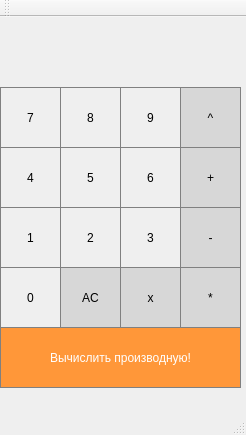
<?xml version="1.0" encoding="UTF-8"?>
<ui version="4.0">
 <class>MainWindow</class>
 <widget class="QMainWindow" name="MainWindow">
  <property name="geometry">
   <rect>
    <x>0</x>
    <y>0</y>
    <width>246</width>
    <height>435</height>
   </rect>
  </property>
  <property name="windowTitle">
   <string>MainWindow</string>
  </property>
  <widget class="QWidget" name="centralWidget">
   <widget class="QPushButton" name="pushButton_0">
    <property name="geometry">
     <rect>
      <x>0</x>
      <y>250</y>
      <width>61</width>
      <height>61</height>
     </rect>
    </property>
    <property name="styleSheet">
     <string notr="true">QPushButton {
   border: 1px solid gray;
}
QPushButton:pressed {
    background-color: qlineargradient(x1: 0, y1: 0, x2: 0, y2: 1,
                                      stop: 0 #dadbde, stop: 1 #f6f7fa);
}</string>
    </property>
    <property name="text">
     <string>0</string>
    </property>
   </widget>
   <widget class="QPushButton" name="pushButton_AC">
    <property name="geometry">
     <rect>
      <x>60</x>
      <y>250</y>
      <width>61</width>
      <height>61</height>
     </rect>
    </property>
    <property name="styleSheet">
     <string notr="true">QPushButton {
  background-color: rgb(215, 215, 215);
  border: 1px solid gray;
}
QPushButton:pressed {
    background-color: qlineargradient(x1: 0, y1: 0, x2: 0, y2: 1,
                                      stop: 0 #BEBEBE, stop: 1 #D7D7D7);
}</string>
    </property>
    <property name="text">
     <string>AC</string>
    </property>
   </widget>
   <widget class="QPushButton" name="pushButton_X">
    <property name="geometry">
     <rect>
      <x>120</x>
      <y>250</y>
      <width>61</width>
      <height>61</height>
     </rect>
    </property>
    <property name="styleSheet">
     <string notr="true">QPushButton {
  background-color: rgb(215, 215, 215);
  border: 1px solid gray;
}
QPushButton:pressed {
    background-color: qlineargradient(x1: 0, y1: 0, x2: 0, y2: 1,
                                      stop: 0 #BEBEBE, stop: 1 #D7D7D7);
}</string>
    </property>
    <property name="text">
     <string>x</string>
    </property>
   </widget>
   <widget class="QPushButton" name="pushButton_mul">
    <property name="geometry">
     <rect>
      <x>180</x>
      <y>250</y>
      <width>61</width>
      <height>61</height>
     </rect>
    </property>
    <property name="styleSheet">
     <string notr="true">QPushButton {
  background-color: rgb(215, 215, 215);
  border: 1px solid gray;
}
QPushButton:pressed {
    background-color: qlineargradient(x1: 0, y1: 0, x2: 0, y2: 1,
                                      stop: 0 #BEBEBE, stop: 1 #D7D7D7);
}</string>
    </property>
    <property name="text">
     <string>*</string>
    </property>
   </widget>
   <widget class="QPushButton" name="pushButton_neg">
    <property name="geometry">
     <rect>
      <x>180</x>
      <y>190</y>
      <width>61</width>
      <height>61</height>
     </rect>
    </property>
    <property name="styleSheet">
     <string notr="true">QPushButton {
  background-color: rgb(215, 215, 215);
  border: 1px solid gray;
}
QPushButton:pressed {
    background-color: qlineargradient(x1: 0, y1: 0, x2: 0, y2: 1,
                                      stop: 0 #BEBEBE, stop: 1 #D7D7D7);
}</string>
    </property>
    <property name="text">
     <string>-</string>
    </property>
   </widget>
   <widget class="QPushButton" name="pushButton_2">
    <property name="geometry">
     <rect>
      <x>60</x>
      <y>190</y>
      <width>61</width>
      <height>61</height>
     </rect>
    </property>
    <property name="styleSheet">
     <string notr="true">QPushButton {
   border: 1px solid gray;
}
QPushButton:pressed {
    background-color: qlineargradient(x1: 0, y1: 0, x2: 0, y2: 1,
                                      stop: 0 #dadbde, stop: 1 #f6f7fa);
}</string>
    </property>
    <property name="text">
     <string>2</string>
    </property>
   </widget>
   <widget class="QPushButton" name="pushButton_1">
    <property name="geometry">
     <rect>
      <x>0</x>
      <y>190</y>
      <width>61</width>
      <height>61</height>
     </rect>
    </property>
    <property name="styleSheet">
     <string notr="true">QPushButton {
   border: 1px solid gray;
}
QPushButton:pressed {
    background-color: qlineargradient(x1: 0, y1: 0, x2: 0, y2: 1,
                                      stop: 0 #dadbde, stop: 1 #f6f7fa);
}</string>
    </property>
    <property name="text">
     <string>1</string>
    </property>
   </widget>
   <widget class="QPushButton" name="pushButton_3">
    <property name="geometry">
     <rect>
      <x>120</x>
      <y>190</y>
      <width>61</width>
      <height>61</height>
     </rect>
    </property>
    <property name="styleSheet">
     <string notr="true">QPushButton {
   border: 1px solid gray;
}
QPushButton:pressed {
    background-color: qlineargradient(x1: 0, y1: 0, x2: 0, y2: 1,
                                      stop: 0 #dadbde, stop: 1 #f6f7fa);
}</string>
    </property>
    <property name="text">
     <string>3</string>
    </property>
   </widget>
   <widget class="QPushButton" name="pushButton_plus">
    <property name="geometry">
     <rect>
      <x>180</x>
      <y>130</y>
      <width>61</width>
      <height>61</height>
     </rect>
    </property>
    <property name="styleSheet">
     <string notr="true">QPushButton {
  background-color: rgb(215, 215, 215);
  border: 1px solid gray;
}
QPushButton:pressed {
    background-color: qlineargradient(x1: 0, y1: 0, x2: 0, y2: 1,
                                      stop: 0 #BEBEBE, stop: 1 #D7D7D7);
}</string>
    </property>
    <property name="text">
     <string>+</string>
    </property>
   </widget>
   <widget class="QPushButton" name="pushButton_5">
    <property name="geometry">
     <rect>
      <x>60</x>
      <y>130</y>
      <width>61</width>
      <height>61</height>
     </rect>
    </property>
    <property name="styleSheet">
     <string notr="true">QPushButton {
   border: 1px solid gray;
}
QPushButton:pressed {
    background-color: qlineargradient(x1: 0, y1: 0, x2: 0, y2: 1,
                                      stop: 0 #dadbde, stop: 1 #f6f7fa);
}</string>
    </property>
    <property name="text">
     <string>5</string>
    </property>
   </widget>
   <widget class="QPushButton" name="pushButton_4">
    <property name="geometry">
     <rect>
      <x>0</x>
      <y>130</y>
      <width>61</width>
      <height>61</height>
     </rect>
    </property>
    <property name="styleSheet">
     <string notr="true">QPushButton {
   border: 1px solid gray;
}
QPushButton:pressed {
    background-color: qlineargradient(x1: 0, y1: 0, x2: 0, y2: 1,
                                      stop: 0 #dadbde, stop: 1 #f6f7fa);
}</string>
    </property>
    <property name="text">
     <string>4</string>
    </property>
   </widget>
   <widget class="QPushButton" name="pushButton_6">
    <property name="geometry">
     <rect>
      <x>120</x>
      <y>130</y>
      <width>61</width>
      <height>61</height>
     </rect>
    </property>
    <property name="styleSheet">
     <string notr="true">QPushButton {
   border: 1px solid gray;
}
QPushButton:pressed {
    background-color: qlineargradient(x1: 0, y1: 0, x2: 0, y2: 1,
                                      stop: 0 #dadbde, stop: 1 #f6f7fa);
}</string>
    </property>
    <property name="text">
     <string>6</string>
    </property>
   </widget>
   <widget class="QPushButton" name="pushButton_pow">
    <property name="geometry">
     <rect>
      <x>180</x>
      <y>70</y>
      <width>61</width>
      <height>61</height>
     </rect>
    </property>
    <property name="styleSheet">
     <string notr="true">QPushButton {
  background-color: rgb(215, 215, 215);
  border: 1px solid gray;
}
QPushButton:pressed {
    background-color: qlineargradient(x1: 0, y1: 0, x2: 0, y2: 1,
                                      stop: 0 #BEBEBE, stop: 1 #D7D7D7);
}</string>
    </property>
    <property name="text">
     <string>^</string>
    </property>
   </widget>
   <widget class="QPushButton" name="pushButton_8">
    <property name="geometry">
     <rect>
      <x>60</x>
      <y>70</y>
      <width>61</width>
      <height>61</height>
     </rect>
    </property>
    <property name="styleSheet">
     <string notr="true">QPushButton {
   border: 1px solid gray;
}
QPushButton:pressed {
    background-color: qlineargradient(x1: 0, y1: 0, x2: 0, y2: 1,
                                      stop: 0 #dadbde, stop: 1 #f6f7fa);
}</string>
    </property>
    <property name="text">
     <string>8</string>
    </property>
   </widget>
   <widget class="QPushButton" name="pushButton_7">
    <property name="geometry">
     <rect>
      <x>0</x>
      <y>70</y>
      <width>61</width>
      <height>61</height>
     </rect>
    </property>
    <property name="styleSheet">
     <string notr="true">QPushButton {
   border: 1px solid gray;
}
QPushButton:pressed {
    background-color: qlineargradient(x1: 0, y1: 0, x2: 0, y2: 1,
                                      stop: 0 #dadbde, stop: 1 #f6f7fa);
}</string>
    </property>
    <property name="text">
     <string>7</string>
    </property>
   </widget>
   <widget class="QPushButton" name="pushButton_9">
    <property name="geometry">
     <rect>
      <x>120</x>
      <y>70</y>
      <width>61</width>
      <height>61</height>
     </rect>
    </property>
    <property name="styleSheet">
     <string notr="true">QPushButton {
   border: 1px solid gray;
}
QPushButton:pressed {
    background-color: qlineargradient(x1: 0, y1: 0, x2: 0, y2: 1,
                                      stop: 0 #dadbde, stop: 1 #f6f7fa);
}</string>
    </property>
    <property name="text">
     <string>9</string>
    </property>
   </widget>
   <widget class="QLabel" name="result_show">
    <property name="geometry">
     <rect>
      <x>0</x>
      <y>10</y>
      <width>241</width>
      <height>51</height>
     </rect>
    </property>
    <property name="styleSheet">
     <string notr="true">QPushButton {
   border: 1px solid gray;
}
QPushButton:pressed {
    background-color: qlineargradient(x1: 0, y1: 0, x2: 0, y2: 1,
                                      stop: 0 #dadbde, stop: 1 #f6f7fa);
}</string>
    </property>
    <property name="text">
     <string/>
    </property>
   </widget>
   <widget class="QPushButton" name="pushButton_derivative">
    <property name="geometry">
     <rect>
      <x>0</x>
      <y>310</y>
      <width>241</width>
      <height>61</height>
     </rect>
    </property>
    <property name="styleSheet">
     <string notr="true">QPushButton {
  background-color: rgb(255, 151, 57);
  color: white; 
  border: 1px solid gray;
}

QPushButton:pressed {
    background-color: qlineargradient(x1: 0, y1: 0, x2: 0, y2: 1,
                                      stop: 0 #FF7832, stop: 1 #FF9739);
}</string>
    </property>
    <property name="text">
     <string>Вычислить производную!</string>
    </property>
   </widget>
  </widget>
  <widget class="QMenuBar" name="menuBar">
   <property name="geometry">
    <rect>
     <x>0</x>
     <y>0</y>
     <width>246</width>
     <height>19</height>
    </rect>
   </property>
  </widget>
  <widget class="QToolBar" name="mainToolBar">
   <attribute name="toolBarArea">
    <enum>TopToolBarArea</enum>
   </attribute>
   <attribute name="toolBarBreak">
    <bool>false</bool>
   </attribute>
  </widget>
  <widget class="QStatusBar" name="statusBar"/>
 </widget>
 <layoutdefault spacing="6" margin="11"/>
 <resources/>
 <connections/>
</ui>
